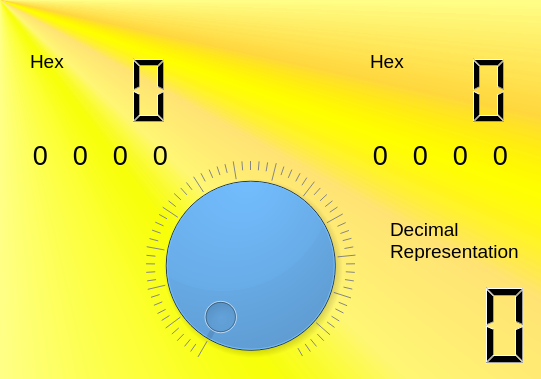
<?xml version="1.0" encoding="UTF-8"?>
<ui version="4.0">
 <class>Dialog</class>
 <widget class="QDialog" name="Dialog">
  <property name="geometry">
   <rect>
    <x>0</x>
    <y>0</y>
    <width>541</width>
    <height>379</height>
   </rect>
  </property>
  <property name="windowTitle">
   <string>Marks Binary To Dec To Hex Conversion </string>
  </property>
  <property name="styleSheet">
   <string notr="true">
background: qconicalgradient(cx:0, cy:0, angle:135, stop:0 rgba(255, 255, 0, 69), stop:0.375 rgba(255, 255, 0, 69), stop:0.423533 rgba(251, 255, 0, 145), stop:0.45 rgba(247, 255, 0, 208), stop:0.477581 rgba(255, 244, 71, 130), stop:0.518717 rgba(255, 218, 71, 130), stop:0.55 rgba(255, 255, 0, 255), stop:0.57754 rgba(255, 203, 0, 130), stop:0.625 rgba(255, 255, 0, 69), stop:1 rgba(255, 255, 0, 69));</string>
  </property>
  <widget class="QLCDNumber" name="decDisplay_1">
   <property name="geometry">
    <rect>
     <x>390</x>
     <y>280</y>
     <width>141</width>
     <height>91</height>
    </rect>
   </property>
   <property name="styleSheet">
    <string notr="true">background-color: rgba(0,0,0,0%);</string>
   </property>
   <property name="digitCount">
    <number>3</number>
   </property>
  </widget>
  <widget class="QLabel" name="label">
   <property name="geometry">
    <rect>
     <x>390</x>
     <y>220</y>
     <width>141</width>
     <height>41</height>
    </rect>
   </property>
   <property name="font">
    <font>
     <pointsize>14</pointsize>
    </font>
   </property>
   <property name="styleSheet">
    <string notr="true">background-color: rgba(0,0,0,0%);</string>
   </property>
   <property name="text">
    <string>Decimal Representation</string>
   </property>
   <property name="alignment">
    <set>Qt::AlignLeading|Qt::AlignLeft|Qt::AlignVCenter</set>
   </property>
   <property name="wordWrap">
    <bool>true</bool>
   </property>
  </widget>
  <widget class="QLCDNumber" name="hexdisplay_2">
   <property name="geometry">
    <rect>
     <x>90</x>
     <y>50</y>
     <width>81</width>
     <height>81</height>
    </rect>
   </property>
   <property name="styleSheet">
    <string notr="true">background-color: rgba(0,0,0,0%);</string>
   </property>
   <property name="digitCount">
    <number>2</number>
   </property>
  </widget>
  <widget class="QLabel" name="label_2">
   <property name="geometry">
    <rect>
     <x>30</x>
     <y>50</y>
     <width>41</width>
     <height>31</height>
    </rect>
   </property>
   <property name="font">
    <font>
     <pointsize>14</pointsize>
    </font>
   </property>
   <property name="styleSheet">
    <string notr="true">background-color: rgba(0,0,0,0%);</string>
   </property>
   <property name="text">
    <string>Hex</string>
   </property>
   <property name="alignment">
    <set>Qt::AlignLeading|Qt::AlignLeft|Qt::AlignTop</set>
   </property>
   <property name="margin">
    <number>0</number>
   </property>
  </widget>
  <widget class="QLabel" name="bit_0">
   <property name="geometry">
    <rect>
     <x>490</x>
     <y>140</y>
     <width>21</width>
     <height>31</height>
    </rect>
   </property>
   <property name="font">
    <font>
     <pointsize>20</pointsize>
    </font>
   </property>
   <property name="styleSheet">
    <string notr="true">background-color: rgba(0,0,0,0%);</string>
   </property>
   <property name="text">
    <string>0</string>
   </property>
   <property name="textFormat">
    <enum>Qt::RichText</enum>
   </property>
   <property name="alignment">
    <set>Qt::AlignCenter</set>
   </property>
  </widget>
  <widget class="QLabel" name="bit_1">
   <property name="geometry">
    <rect>
     <x>450</x>
     <y>140</y>
     <width>21</width>
     <height>31</height>
    </rect>
   </property>
   <property name="font">
    <font>
     <pointsize>20</pointsize>
    </font>
   </property>
   <property name="styleSheet">
    <string notr="true">background-color: rgba(0,0,0,0%);</string>
   </property>
   <property name="text">
    <string>0</string>
   </property>
   <property name="textFormat">
    <enum>Qt::RichText</enum>
   </property>
   <property name="alignment">
    <set>Qt::AlignCenter</set>
   </property>
  </widget>
  <widget class="QLabel" name="bit_2">
   <property name="geometry">
    <rect>
     <x>410</x>
     <y>140</y>
     <width>21</width>
     <height>31</height>
    </rect>
   </property>
   <property name="font">
    <font>
     <pointsize>20</pointsize>
    </font>
   </property>
   <property name="styleSheet">
    <string notr="true">background-color: rgba(0,0,0,0%);</string>
   </property>
   <property name="text">
    <string>0</string>
   </property>
   <property name="textFormat">
    <enum>Qt::RichText</enum>
   </property>
   <property name="alignment">
    <set>Qt::AlignCenter</set>
   </property>
  </widget>
  <widget class="QLabel" name="bit_3">
   <property name="geometry">
    <rect>
     <x>370</x>
     <y>140</y>
     <width>21</width>
     <height>31</height>
    </rect>
   </property>
   <property name="font">
    <font>
     <pointsize>20</pointsize>
    </font>
   </property>
   <property name="styleSheet">
    <string notr="true">background-color: rgba(0,0,0,0%);</string>
   </property>
   <property name="text">
    <string>0</string>
   </property>
   <property name="textFormat">
    <enum>Qt::RichText</enum>
   </property>
   <property name="alignment">
    <set>Qt::AlignCenter</set>
   </property>
  </widget>
  <widget class="QLabel" name="bit_4">
   <property name="geometry">
    <rect>
     <x>150</x>
     <y>140</y>
     <width>21</width>
     <height>31</height>
    </rect>
   </property>
   <property name="font">
    <font>
     <pointsize>20</pointsize>
    </font>
   </property>
   <property name="styleSheet">
    <string notr="true">background-color: rgba(0,0,0,0%);</string>
   </property>
   <property name="text">
    <string>0</string>
   </property>
   <property name="textFormat">
    <enum>Qt::RichText</enum>
   </property>
   <property name="alignment">
    <set>Qt::AlignCenter</set>
   </property>
  </widget>
  <widget class="QLabel" name="bit_5">
   <property name="geometry">
    <rect>
     <x>110</x>
     <y>140</y>
     <width>21</width>
     <height>31</height>
    </rect>
   </property>
   <property name="font">
    <font>
     <pointsize>20</pointsize>
    </font>
   </property>
   <property name="styleSheet">
    <string notr="true">background-color: rgba(0,0,0,0%);</string>
   </property>
   <property name="text">
    <string>0</string>
   </property>
   <property name="textFormat">
    <enum>Qt::RichText</enum>
   </property>
   <property name="alignment">
    <set>Qt::AlignCenter</set>
   </property>
  </widget>
  <widget class="QLabel" name="bit_6">
   <property name="geometry">
    <rect>
     <x>70</x>
     <y>140</y>
     <width>21</width>
     <height>31</height>
    </rect>
   </property>
   <property name="font">
    <font>
     <pointsize>20</pointsize>
    </font>
   </property>
   <property name="styleSheet">
    <string notr="true">background-color: rgba(0,0,0,0%);</string>
   </property>
   <property name="text">
    <string>0</string>
   </property>
   <property name="textFormat">
    <enum>Qt::RichText</enum>
   </property>
   <property name="alignment">
    <set>Qt::AlignCenter</set>
   </property>
  </widget>
  <widget class="QLabel" name="bit_7">
   <property name="geometry">
    <rect>
     <x>30</x>
     <y>140</y>
     <width>21</width>
     <height>31</height>
    </rect>
   </property>
   <property name="font">
    <font>
     <pointsize>20</pointsize>
    </font>
   </property>
   <property name="styleSheet">
    <string notr="true">background-color: rgba(0,0,0,0%);</string>
   </property>
   <property name="text">
    <string>0</string>
   </property>
   <property name="textFormat">
    <enum>Qt::RichText</enum>
   </property>
   <property name="alignment">
    <set>Qt::AlignCenter</set>
   </property>
  </widget>
  <widget class="QLCDNumber" name="hexdisplay_1">
   <property name="geometry">
    <rect>
     <x>430</x>
     <y>50</y>
     <width>81</width>
     <height>81</height>
    </rect>
   </property>
   <property name="styleSheet">
    <string notr="true">background-color: rgba(0,0,0,0%);</string>
   </property>
   <property name="digitCount">
    <number>2</number>
   </property>
  </widget>
  <widget class="QDial" name="RotaryDial">
   <property name="geometry">
    <rect>
     <x>120</x>
     <y>160</y>
     <width>261</width>
     <height>211</height>
    </rect>
   </property>
   <property name="font">
    <font>
     <pointsize>20</pointsize>
    </font>
   </property>
   <property name="styleSheet">
    <string notr="true">background:rgb(20, 130, 231);
</string>
   </property>
   <property name="maximum">
    <number>255</number>
   </property>
   <property name="tracking">
    <bool>false</bool>
   </property>
   <property name="invertedAppearance">
    <bool>false</bool>
   </property>
   <property name="invertedControls">
    <bool>false</bool>
   </property>
   <property name="notchesVisible">
    <bool>true</bool>
   </property>
  </widget>
  <widget class="QLabel" name="label_3">
   <property name="geometry">
    <rect>
     <x>370</x>
     <y>50</y>
     <width>41</width>
     <height>31</height>
    </rect>
   </property>
   <property name="font">
    <font>
     <pointsize>14</pointsize>
    </font>
   </property>
   <property name="styleSheet">
    <string notr="true">background-color: rgba(0,0,0,0%);</string>
   </property>
   <property name="text">
    <string>Hex</string>
   </property>
   <property name="alignment">
    <set>Qt::AlignLeading|Qt::AlignLeft|Qt::AlignTop</set>
   </property>
   <property name="margin">
    <number>0</number>
   </property>
  </widget>
 </widget>
 <layoutdefault spacing="6" margin="11"/>
 <resources/>
 <connections/>
</ui>
